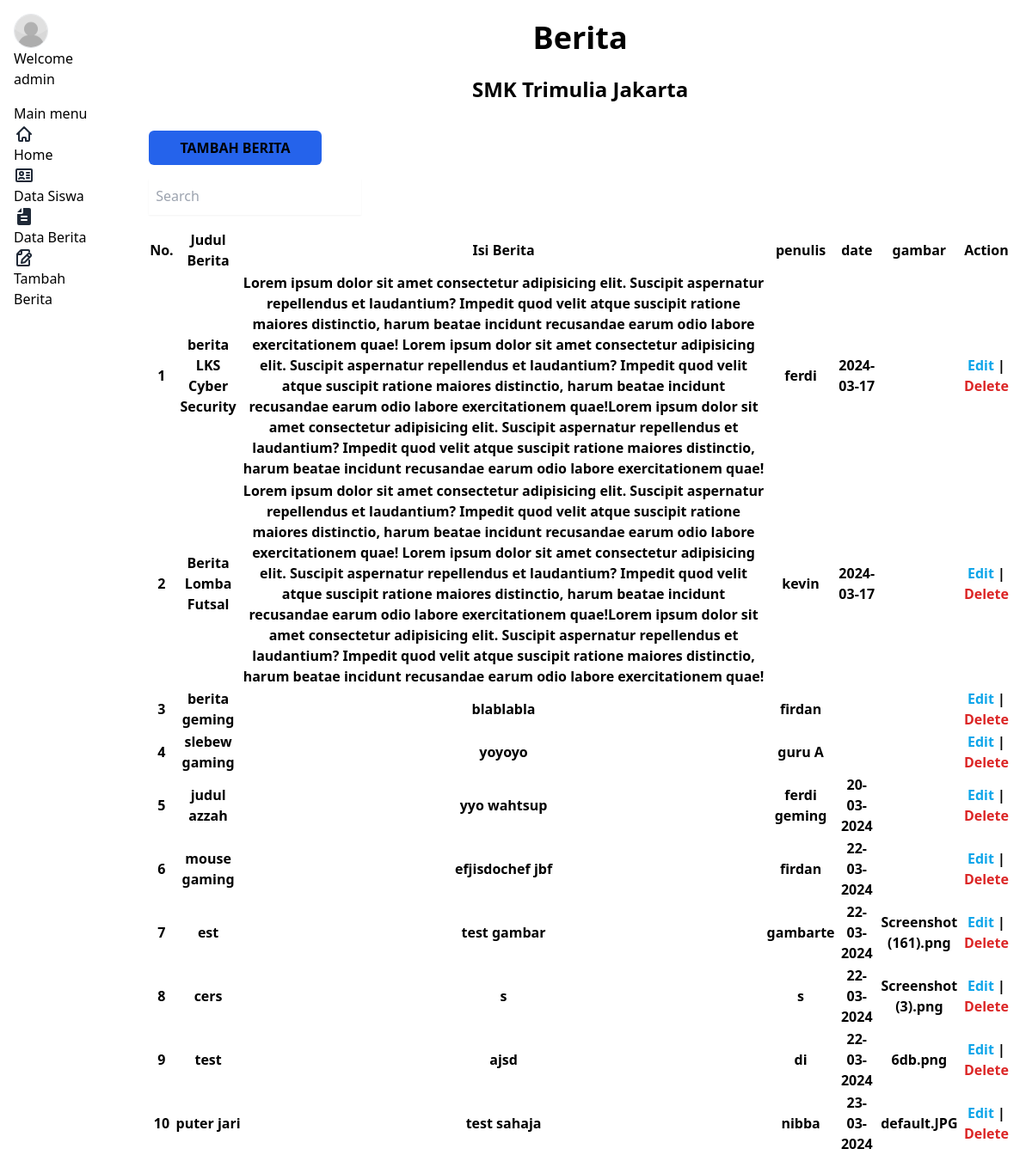
/admin/berita.php, run on an earlier commit of the app's database.
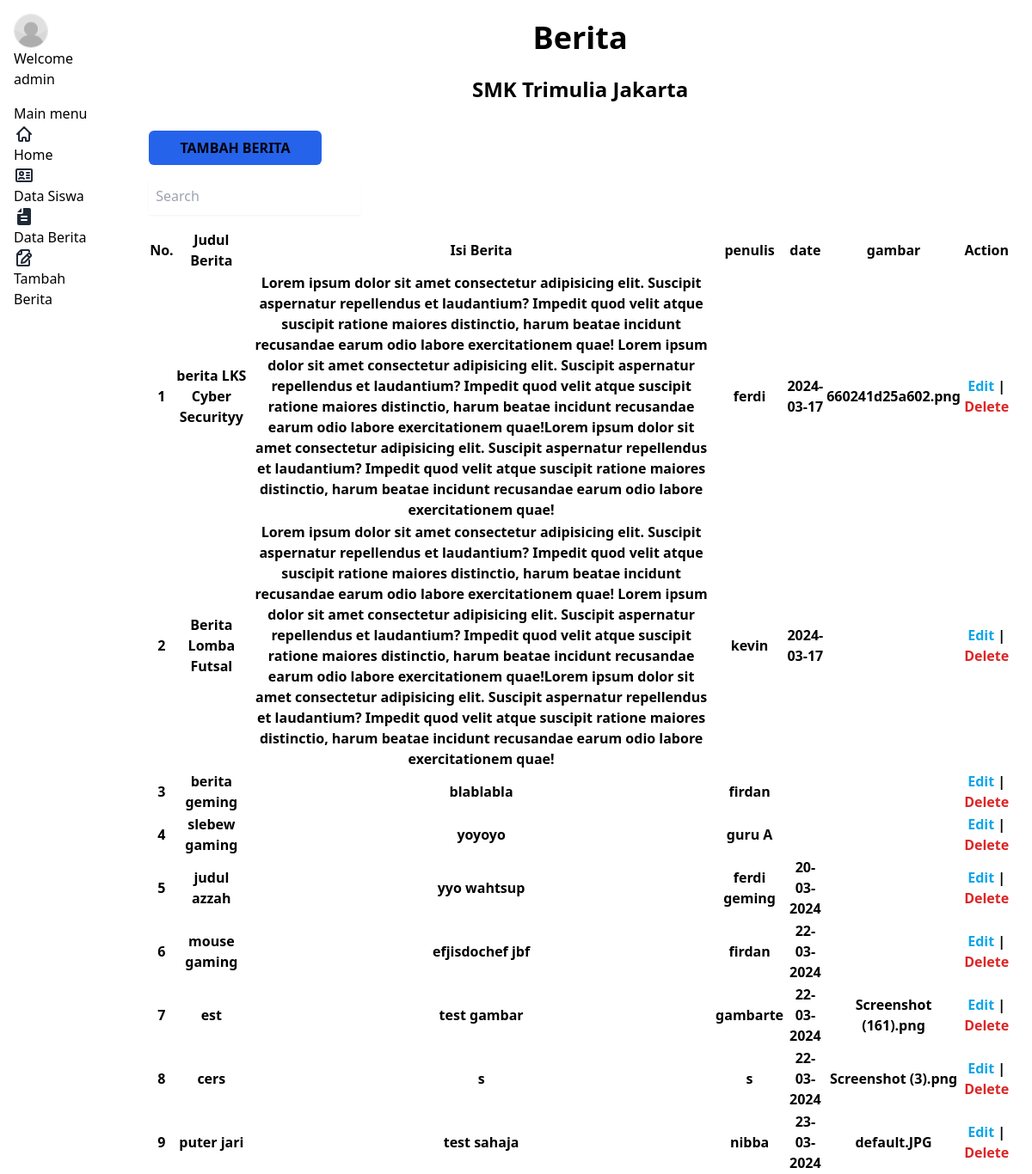
And on a later commit of the database.
### tables this page shows
CREATE TABLE `berita` (
  `id` int(11) NOT NULL,
  `judul_berita` varchar(200) NOT NULL,
  `isi_berita` longtext NOT NULL,
  `penulis` varchar(200) NOT NULL,
  `date` varchar(200) NOT NULL,
  `gambar_berita` varchar(355) DEFAULT NULL
);

### koneksi.php (called while the page is built, shortened)
<?php
    $koneksi = mysqli_connect("localhost","root","","sekolah_db");
    function query($query) {
        global $koneksi;
        $result = mysqli_query($koneksi, $query);
        $rows = [];
        while ($row = mysqli_fetch_assoc($result)) {
            $rows[] = $row;
        }
        return $rows;
    }
?>

### admin/berita.php (the view, shortened to what the changed rows need)
<?php
require("../koneksi.php");
$berita = query("SELECT * FROM berita");
?>
<!DOCTYPE html>
<html lang="en">
<head>
    <link rel="stylesheet" href="https://cdn.jsdelivr.net/npm/rippleui@1.12.1/dist/css/styles.css" />
</head>
<body>
    <div class="sticky flex h-screen flex-row gap-4 overflow-y-auto rounded-lg sm:overflow-x-hidden">
        <div class="flex w-full flex-row flex-wrap gap-4 p-6 justify-center">
            <div class="text-center">
                <h1 class="font-bold text-4xl">Berita</h1>
                <br>
                <h2 class="font-bold text-2xl">SMK Trimulia Jakarta</h2>
            </div>
            <div class="my-4 grid w-full  gap-4">
                <div class="flex w-full overflow-x-auto">
                    <table class="table-zebra table">
                        <thead>
                            <tr>
                                <th>No.</th>
                                <th>Judul Berita</th>
                                <th>Isi Berita</th>
                                <th>penulis</th>
                                <th>date</th>
                                <th>gambar</th>
                                <th>Action</th>
                            </tr>
                        </thead>
                        <tbody>
                            <?php $no = 1 ?>
                            <?php foreach ($berita as $berita) : ?>
                                <tr>
                                    <th><?php echo $no ?></th>
                                    <th><?php echo $berita["judul_berita"] ?></th>
                                    <th><?php echo $berita["isi_berita"] ?></th>
                                    <th><?php echo $berita["penulis"] ?></th>
                                    <th><?php echo $berita["date"] ?></th>
                                    <th><?php echo $berita["gambar_berita"] ?></th>
                                    <th><a class="text-sky-500 edit" href="#">Edit</a> | <a class="text-red-600" href="delete-berita.php?id=<?php echo $berita["id"] ?>">Delete</a></th>
                                </tr>
                                <?php $no++ ?>
                            <?php endforeach; ?>
                        </tbody>
                    </table>
                </div>
            </div>
        </div>
    </div>
    <script src="https://cdn.tailwindcss.com"></script>
</body>
</html>

What changed in the data, as far as the page shows it:
removed berita: judul_berita "test", isi_berita "ajsd", penulis "di", date "22-03-2024", gambar_berita "6db.png"
changed berita "ferdi": judul_berita "berita LKS Cyber Security" → "berita LKS Cyber Securityy"; gambar_berita (not shown) → "660241d25a602.png"
